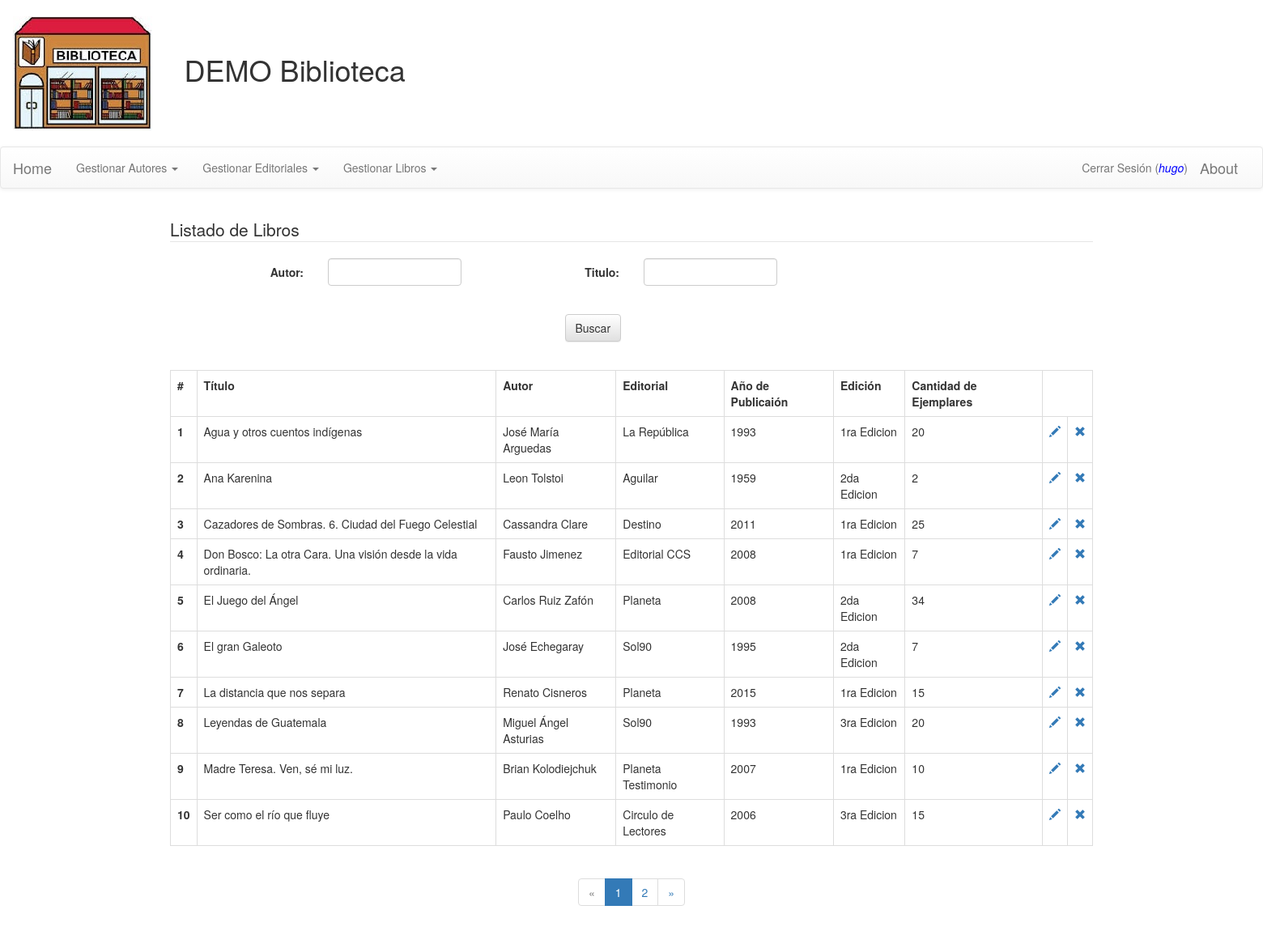
/biblioteca/libro/listar/ (signed in), run on the app's committed database.
### biblioteca/models.py (models this page shows, shortened)
class Libro(models.Model):
    autor = models.ForeignKey(Autor, on_delete=models.PROTECT)
    editorial = models.ForeignKey(Editorial, on_delete=models.PROTECT)
    titulo = models.CharField(max_length=250)
    anhopublicacion = models.IntegerField()
    edicion = models.CharField(max_length=20)
    imagenportada = models.ImageField(blank=True, null=True)
    cantidadejemplares = models.IntegerField(default=0)
    class Meta:
        ordering = ['titulo', 'autor', 'editorial']

class Autor(models.Model):
    nombre = models.CharField(max_length=200)
    descripcion = models.CharField(max_length=450, blank=True, null=True)
    class Meta:
        ordering = ['nombre']

class Editorial(models.Model):
    editorial = models.CharField(max_length=150)
    class Meta:
        ordering = ['editorial']

### biblioteca/views.py (the view)
@login_required
def LibroList(request):
    template_name = 'biblioteca/mtnlibro/lstlibro.html'
    form_class = LibroBuscarForm(request.POST or None)
    global resultado
    libros = Libro.objects.all()
    if form_class.is_valid():
        autor_tmp = form_class.cleaned_data['autor']
        titulo_tmp = form_class.cleaned_data['titulo']
        libros = Libro.objects.filter(autor__nombre__contains=autor_tmp, titulo__contains=titulo_tmp)
        resultado = "BUSQUEDA DE LIBROS REALIZADA"
    paginate_by = 10
    paginator = Paginator(libros, paginate_by)
    page = request.GET.get('page')
    try:
        libros = paginator.page(page)
    except PageNotAnInteger:
        libros = paginator.page(1)
    except EmptyPage:
        libros = paginator.page(paginator.num_pages)
    context = {
        "form": form_class,
        "resultado": resultado,
        "libros": libros
    }
    resultado = ""
    return render(request, template_name, context)

### biblioteca/forms.py
class LibroBuscarForm(forms.Form):
    autor = forms.CharField(label='Autor', max_length=200, required=False)
    titulo = forms.CharField(label='Titulo', max_length=250, required=False)
    class Meta:
        fields = ['autor', 'titulo']
    def __init__(self, *args, **kwargs):
        super(LibroBuscarForm, self).__init__(*args, **kwargs)
        for field in iter(self.fields):
            self.fields[field].widget.attrs.update({
                'class': 'form-control'
        })

### biblioteca/templates/biblioteca/mtnlibro/lstlibro.html (shortened to what this page needs)
<!DOCTYPE html>
<html>
<head>
{% load static %}
{% include ".././menu.html" %}
</head>
<body>
	<div class="container">
		<fieldset>
			<legend>Listado de Libros</legend>
			<form class="form-horizontal" action="" enctype="multipart/form-data"
				method="POST">
				<div class="form-group">
				  {% for field in form %}
				  	<label class="col-sm-2 control-label">{{ field.label_tag }}</label>
				    <div class="col-sm-2">
				      {{ field }}
				    </div>
				  {% endfor %}
				</div>
				<div class="form-group">
				  <br />
				  <div class="col-md-12 col-md-offset-5">
					<button type="submit" class="btn btn-default">Buscar</button>
				  </div>
				</div>
			</form>
		</fieldset>
		<br />
		<table class="table table-bordered">
			<tr>
				<td><b>#</b></td>
				<td><b>T&iacute;tulo</b></td>
				<td><b>Autor</b></td>
				<td><b>Editorial</b></td>
				<td><b>A&ntilde;o de Publicai&oacute;n</b></td>
				<td><b>Edici&oacute;n</b></td>
				<td><b>Cantidad de Ejemplares</b></td>
				<td colspan="2"></td>
			</tr>
			{% for libro in libros %}
			<tr>
				<td><b> {{ forloop.counter0|add:libros.start_index }} </b></td>
				<td>{{ libro.titulo }}</td>
				<td>{{ libro.autor.nombre }}</td>
				<td>{{ libro.editorial.editorial }}</td>
				<td>{{ libro.anhopublicacion }}</td>
				<td>{{ libro.edicion }}</td>
				<td>{{ libro.cantidadejemplares }}</td>
				<td><a href="/biblioteca/libro/update/{{ libro.id }}" title='Actualizar'>
						<i class="glyphicon glyphicon-pencil"></i>
				</a></td>
				<td><a class="confirm" href="/biblioteca/libro/delete/{{ libro.id }}"
					title='Eliminar'> <i class="glyphicon glyphicon-remove"></i>
				</a></td>
			</tr>
			{% endfor %}
		</table>
		<div align="center">
			{% if libros.has_other_pages %}
		    <ul class="pagination">
		    {% if libros.has_previous %}
		      <li><a href="?page={{ libros.previous_page_number }}">&laquo;</a></li>
		    {% else %}
		      <li class="disabled"><span>&laquo;</span></li>
		    {% endif %}
		    {% for i in libros.paginator.page_range %}
		      {% if libros.number == i %}
		        <li class="active"><span>{{ i }} <span class="sr-only">(current)</span></span></li>
		      {% else %}
		        <li><a href="?page={{ i }}">{{ i }}</a></li>
		      {% endif %}
		    {% endfor %}
		    {% if libros.has_next %}
		      <li><a href="?page={{ libros.next_page_number }}">&raquo;</a></li>
		    {% else %}
		      <li class="disabled"><span>&raquo;</span></li>
		    {% endif %}
		    </ul>
		  {% endif %}
		</div>
	</div>
	<br />
	<br />
</body>
</html>

### biblioteca/templates/biblioteca/menu.html (shortened to what this page needs)
<!DOCTYPE html>
<html>
<head>
{% load static %}
<link href="{% static 'biblioteca/bootstrap/bootstrap-3.3.6/css/bootstrap.css' %}" rel="stylesheet">
<link href="{% static 'biblioteca/bootstrap/bootstrap-3.3.6/css/bootstrap-theme.css' %}" rel="stylesheet">
</head>
<body>
	<table>
	    <tr>
 	        <td><br />&nbsp;&nbsp;&nbsp;&nbsp;<img src="{% static 'biblioteca/images/logo.jpg' %}" /></td>
	        <td><h1>&nbsp;&nbsp;&nbsp;&nbsp;DEMO Biblioteca</h1></td>
	    </tr>
	</table>
	<br />
	<nav class="navbar navbar-default">
	<div class="container-fluid">
		<div class="navbar-header">
			<a class="navbar-brand" href='/biblioteca'>Home</a>
		</div>
		<div class="collapse navbar-collapse"
			id="bs-example-navbar-collapse-1">
			<ul class="nav navbar-nav">
				<li class="dropdown"><a href='#' class="dropdown-toggle"
					data-toggle="dropdown" role="button" aria-haspopup="true"
					aria-expanded="false">Gestionar Autores <span class="caret"></span></a>
				</li>
				<li class="dropdown"><a href='#' class="dropdown-toggle"
					data-toggle="dropdown" role="button" aria-haspopup="true"
					aria-expanded="false">Gestionar Editoriales <span class="caret"></span></a>
				</li>
				<li class="dropdown"><a href='#' class="dropdown-toggle"
					data-toggle="dropdown" role="button" aria-haspopup="true"
					aria-expanded="false">Gestionar Libros <span class="caret"></span></a>
				</li>
			</ul>
			<ul class="nav navbar-nav navbar-right">
			  {% if user.is_authenticated %}
			    <li>
				   <a href="{% url 'logout' %}">Cerrar Sesi&oacute;n (<i style="color: blue">{{ user.username }}</i>)</a>
				</li>
			  {% else %}
			    <li>
				   <a href="{% url 'login' %}">Iniciar Sesi&oacute;n</a>
				</li>
			  {% endif %}
			    <li>
			      <a class="navbar-brand" data-toggle="modal" data-target="#myModal" href='#' />About</a>
			    </li>
			</ul>
		</div>
	</div>
	 </nav>
</body>
</html>

### data on the page
Libro: titulo "Agua y otros cuentos indígenas", autor.nombre "José María Arguedas", editorial.editorial "La República", anhopublicacion "1993", edicion "1ra Edicion", cantidadejemplares "20"
Libro: titulo "Ana Karenina", autor.nombre "Leon Tolstoi", editorial.editorial "Aguilar", anhopublicacion "1959", edicion "2da Edicion", cantidadejemplares "2"
Libro: titulo "Cazadores de Sombras. 6. Ciudad del Fuego Celestial", autor.nombre "Cassandra Clare", editorial.editorial "Destino", anhopublicacion "2011", edicion "1ra Edicion", cantidadejemplares "25"
Libro: titulo "Don Bosco: La otra Cara. Una visión desde la vida ordinaria.", autor.nombre "Fausto Jimenez", editorial.editorial "Editorial CCS", anhopublicacion "2008", edicion "1ra Edicion", cantidadejemplares "7"
Libro: titulo "El Juego del Ángel", autor.nombre "Carlos Ruiz Zafón", editorial.editorial "Planeta", anhopublicacion "2008", edicion "2da Edicion", cantidadejemplares "34"
Libro: titulo "El gran Galeoto", autor.nombre "José Echegaray", editorial.editorial "Sol90", anhopublicacion "1995", edicion "2da Edicion", cantidadejemplares "7"
Libro: titulo "La distancia que nos separa", autor.nombre "Renato Cisneros", editorial.editorial "Planeta", anhopublicacion "2015", edicion "1ra Edicion", cantidadejemplares "15"
Libro: titulo "Leyendas de Guatemala", autor.nombre "Miguel Ángel Asturias", editorial.editorial "Sol90", anhopublicacion "1993", edicion "3ra Edicion", cantidadejemplares "20"
Libro: titulo "Madre Teresa. Ven, sé mi luz.", autor.nombre "Brian Kolodiejchuk", editorial.editorial "Planeta Testimonio", anhopublicacion "2007", edicion "1ra Edicion", cantidadejemplares "10"
Libro: titulo "Ser como el río que fluye", autor.nombre "Paulo Coelho", editorial.editorial "Circulo de Lectores", anhopublicacion "2006", edicion "3ra Edicion", cantidadejemplares "15"

### other printed values
{{ user.username }} "hugo"
{{ field.label_tag }} "Autor:" "Titulo:"
{{ i }} "1"
{{ i }} "2"
